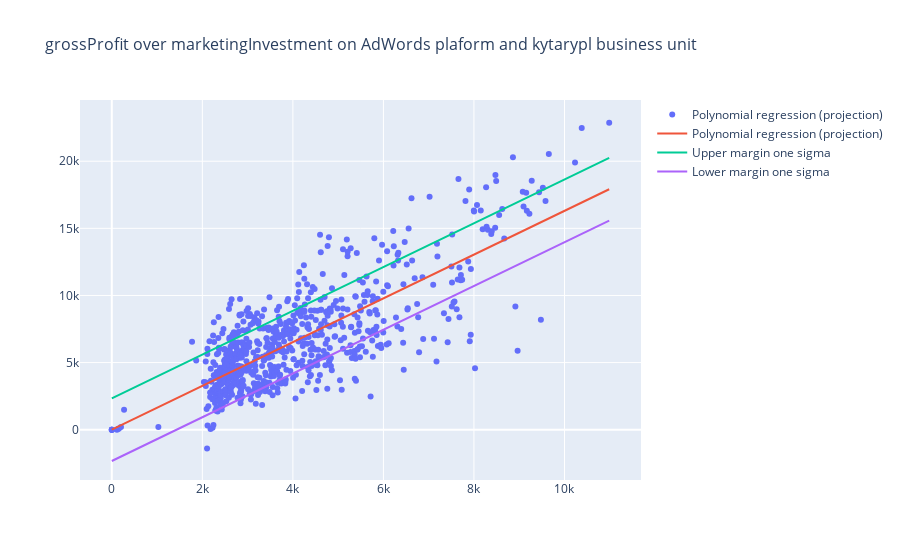

Notebook cell for this chart:
### Code cell
import plotly.graph_objects as go
fig3 = go.Figure()
# Add traces
fig3.add_trace(
    go.Scatter(x=sorted_df[independent_var] ,
               y=sorted_df[dependent_var],
               mode='markers',
               name='Polynomial regression (projection)'))

fig3.add_trace(
    go.Scatter(x=sorted_df[independent_var] ,
               y=regr_func(sorted_df[independent_var],  *(statistics_R2_df.loc[platform.value, ['a','b']])),
               mode='lines',
               name='Polynomial regression (projection)'))
fig3.add_trace(
    go.Scatter(
        x=sorted_df[independent_var] , # x, then x reversed
        y=upper, # upper, then lower reversed
        #fill='toself',
       # fillcolor='rgba(0,100,80,0.2)',
       # line=dict(color='rgba(255,255,255,0)'),
       # hoverinfo="skip",
        name='Upper margin one sigma',
        showlegend=True
    ))
fig3.add_trace(
    go.Scatter(
        x=sorted_df[independent_var] , # x, then x reversed
        y=lower, # upper, then lower reversed
        #fill='toself',
       # fillcolor='rgba(0,100,80,0.2)',
       # line=dict(color='rgba(255,255,255,0)'),
       # hoverinfo="skip",
        name='Lower margin one sigma',
        showlegend=True
    ))

fig3.update_layout(
    title_text=
dependent_var +' over '+ independent_var+' on '+ platform.value+' plaform and '+business_unit_choose.value+' business unit',
    title_font=dict(size=16))
fig3.show()

### Figure 1 — Plotly figure (JSON) as saved in the notebook; plotly's stock layout.template omitted (floating-point values rounded to 4 significant figures; data arrays with more than 128 entries replaced by an {"elided": "..."} marker saying what was removed)
{"data": [{"mode": "markers", "name": "Polynomial regression (projection)", "type": "scatter", "x": {"elided": "731 float values"}, "y": {"elided": "731 float values"}}, {"mode": "lines", "name": "Polynomial regression (projection)", "type": "scatter", "x": {"elided": "731 float values"}, "y": {"elided": "731 float values"}}, {"name": "Upper margin one sigma", "showlegend": true, "type": "scatter", "x": {"elided": "731 float values"}, "y": {"elided": "731 float values"}}, {"name": "Lower margin one sigma", "showlegend": true, "type": "scatter", "x": {"elided": "731 float values"}, "y": {"elided": "731 float values"}}], "layout": {"title": {"font": {"size": 16}, "text": "grossProfit over marketingInvestment on AdWords plaform and kytarypl business unit"}}}
